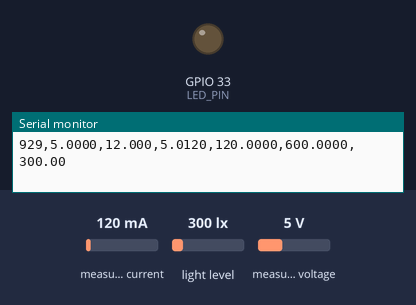
A sketch run on a simulated ESP32. Shown: output pins drawn as LEDs (lit = HIGH), the last lines printed to the serial monitor. The test bench sets the inputs (shaded band); at power-on: measured current 120 mA, light level 300 lx, measured voltage 5 V.

Above: at 2.5 s.
At 7.04 s:
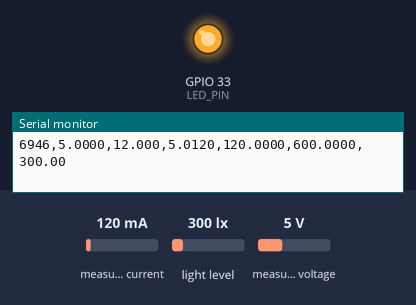
Timing chart, 0 to 7.8 s (numbered marks = the images above):
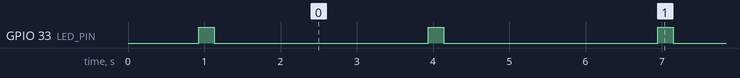

The sketch:

AEGIS_Node2.ino
```cpp
#include <Arduino.h>
#include <Wire.h>
#include <Adafruit_INA219.h>
#include <BH1750.h>

#define I2C_SDA 25
#define I2C_SCL 26

#define INA219_ADDR 0x40
#define BH1750_ADDR 0x23
#define LED_PIN 33

Adafruit_INA219 ina219(INA219_ADDR);
BH1750 lightMeter;

void i2c_scan() {
  Serial.println("I2C scan starting...");
  int found = 0;
  for (uint8_t addr = 1; addr < 127; addr++) {
    Wire.beginTransmission(addr);
    uint8_t err = Wire.endTransmission();
    if (err == 0) {
      Serial.print("Found I2C device at 0x");
      if (addr < 16) Serial.print("0");
      Serial.println(addr, HEX);
      found++;
    }
  }
  if (found == 0) Serial.println("No I2C devices found. Check wiring/power.");
  Serial.println("I2C scan done.\n");
}

void setup() {
  Serial.begin(115200);
  delay(800);

  pinMode(LED_PIN, OUTPUT);
  digitalWrite(LED_PIN, LOW);

  Serial.println("\n=== AEGIS Node 2 Sensor Debug ===");

  Wire.begin(I2C_SDA, I2C_SCL);
  Wire.setClock(100000);
  delay(100);

  i2c_scan();

  Serial.println("Initializing INA219...");
  if (!ina219.begin()) {
    Serial.println("ERROR: INA219 not found. Check wiring/address.");
    while (true) { delay(50); }
  }
  Serial.println("INA219 OK.");

  Serial.println("Initializing BH1750...");
  if (!lightMeter.begin(BH1750::CONTINUOUS_HIGH_RES_MODE, BH1750_ADDR, &Wire)) {
    Serial.println("ERROR: BH1750 not found. Check wiring/address/ADDR pin.");
    while (true) { delay(50); }
  }
  Serial.println("BH1750 OK.\n");

  Serial.println("timestamp_ms,bus_V,shunt_mV,vinplus_V,current_mA_abs,power_mW,lux");
}

void loop() {
  float shunt_mV = ina219.getShuntVoltage_mV();
  float busV = ina219.getBusVoltage_V();
  float vinplusV = busV + (shunt_mV / 1000.0f);

  float current_mA = ina219.getCurrent_mA();
  float current_abs = fabs(current_mA);
  float power_mW = ina219.getPower_mW();

  float lux = lightMeter.readLightLevel();
  if (lux < 0) lux = -1.0f;

  Serial.printf("%lu,%.4f,%.3f,%.4f,%.4f,%.4f,%.2f\n",
                (unsigned long)millis(),
                busV,
                shunt_mV,
                vinplusV,
                current_abs,
                power_mW,
                lux);

  digitalWrite(LED_PIN, HIGH);
  delay(200);
  digitalWrite(LED_PIN, LOW);

  delay(2800);
}
```

Measured:
- by itself, GPIO 33 (LED_PIN): alternates HIGH for 0.20 s and LOW for 2.8 s
